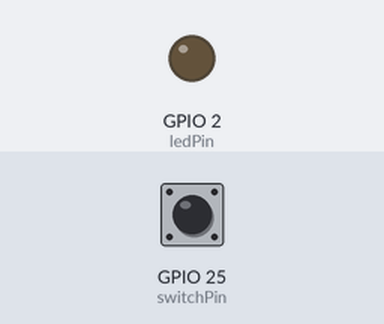
A sketch run on a simulated ESP32. On the bench: output pins drawn as LEDs (lit = HIGH). The inputs (shaded band) are chosen by the test bench; at power-on: GPIO 25 (switchPin) HIGH.

Above: at 1.2 s.
1.3 s: GPIO 25 (switchPin) pulled LOW for 0.15 s
At 2.5 s:
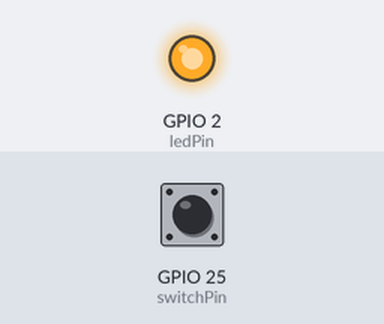
2.9 s: GPIO 25 (switchPin) pulled LOW for 1 s
At 3.9 s:
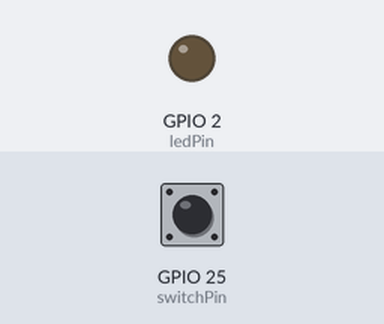
5.4 s: GPIO 25 (switchPin) pulled LOW for 3.2 s
At 5.8 s:
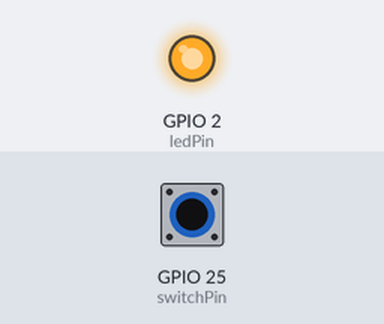
Timing chart, 0 to 8.4 s (numbered marks = the images above; inputs shaded):
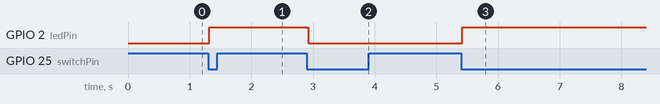

The sketch:

RBD_Button.ino
```cpp
//软件消除按键抖动，RBD_Button库方法
#include <RBD_Timer.h>
#include <RBD_Button.h>

int switchPin = 25; //按键引脚
int ledPin = 2; //LED引脚
int ledStatus = 0; //LED当前状态

//创建一个可以消除拉动的按键对象
RBD::Button button(switchPin, INPUT_PULLUP); //此语句已将按键设置为输入上拉，无需再初始化


void setup() {
  pinMode(ledPin, OUTPUT);
  button.setDebounceTimeout(20); //消抖时长设为20ms
}

void loop() {
  //检测按键按下触发(下降沿)
  if( button.onPressed() ){ //button.onPressed()返回，True已按下/False未按下
    ledStatus = !ledStatus;
    digitalWrite(ledPin, ledStatus);
  }
}
```

Measured:
- after the input at 1.3 s, GPIO 2 (ledPin): LOW → HIGH at once
- after the input at 2.9 s, GPIO 2 (ledPin): HIGH → LOW at once
- after the input at 5.4 s, GPIO 2 (ledPin): LOW → HIGH at once
